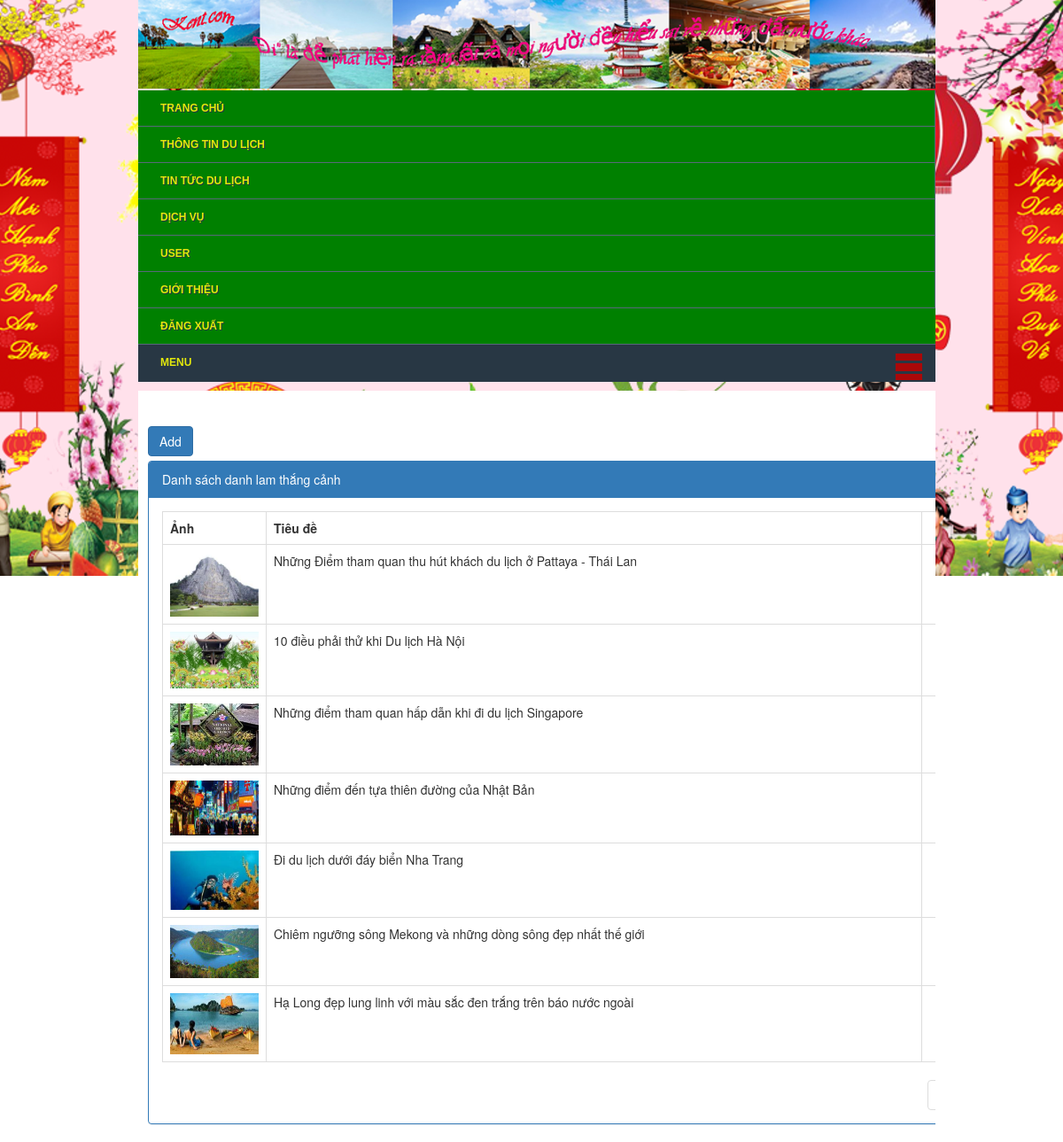
The app's page /admin.php?controller=danh_lam_thang_canh (signed in) with its own data.
### tables this page shows
CREATE TABLE `danh_lam_thang_canh` (
  `pk_id` int(11) NOT NULL,
  `hot` int(11) NOT NULL,
  `ten` varchar(500) NOT NULL,
  `noi_dung` text NOT NULL,
  `chi_tiet` text NOT NULL,
  `anh` varchar(500) NOT NULL
);

### controller/backend/controller_danh_lam_thang_canh.php (called while the page is built, shortened)
<?php
	class controller_danh_lam_thang_canh extends controller{
		public function __construct(){
			$so_ban_ghi_tren_1_trang = 10;
			$trang = isset($_GET["p"])&&$_GET["p"]>0?$_GET["p"]:1;
			$tu_ban_ghi = ($trang-1)*$so_ban_ghi_tren_1_trang;
			$arr = $this->model->fetch("select * from danh_lam_thang_canh order by pk_id desc limit $tu_ban_ghi,$so_ban_ghi_tren_1_trang");
			include "view/backend/view_danh_lam_thang_canh.php";
		}
	}
	new controller_danh_lam_thang_canh();
 ?>

### application/controller.php (called while the page is built, shortened)
<?php
	class controller{
		public function __construct(){
			$this->model = new model();
		}
	}
?>

### application/model.php (called while the page is built, shortened)
<?php
	class model{
		public function fetch($sql){
			global $link;
			$result = mysqli_query($link,$sql);
			$arr = array();
			while($rows = mysqli_fetch_array($result))
				$arr[] = $rows;
			return $arr;
		}
	}
 ?>

### view/backend/view_danh_lam_thang_canh.php (the view, shortened to what this page needs)
<div class="col-md-10 col-xs-offset-1" style="width: 1020px; margin-top: 40px; margin-left: -9px;">
	<div style="margin-bottom: 5px;">
		<a href="admin.php?controller=add_edit_danh_lam_thang_canh&act=add" class="btn btn-primary">Add</a>
	</div>
	<div class="panel panel-primary">
		<div class="panel-heading">Danh sách danh lam thắng cảnh</div>
		<div class="panel-body">
			<table class="table table-hover table-bordered">
				<tr>
					<th style="width: 100px;">Ảnh</th>
					<th>Tiêu đề</th>
					<th style="width: 100px; text-align: center;">
					</th>
					<?php
						foreach($arr as $rows)
						{
					 ?>
					<tr>
						<td style="text-align: center;">
							<img src="public/frontend/upload/danh_lam_thang_canh/<?php echo $rows["anh"]; ?>" style="width:100px;">
						</td>
						<td><?php echo $rows["ten"]; ?></td>
						<td style="text-align: center;">
						</td>
					</tr>
					<?php } ?>
				</tr>
			</table>
			<div>
				<ul class="pagination pull-right">
					<li><a href="#">Trang</a></li>
				</ul>
			</div>
		</div>
	</div>
</div>

### public/frontend/css/common.css (style rules this page uses)
body { padding: 0; margin: 0; font-family: 'FontAwesome'; font-size: 14px; }
body { word-wrap: break-word; background-attachment: fixed; background-color: #fff; background-repeat: no-repeat; background-position: top center; height: 100%; overflow: hidden; overflow-y: scroll; }

### public/frontend/css/responsive.css (style rules this page uses)
[class*="col-"] { float: left; margin-left: 13.5%; }
* { box-sizing: border-box; }

### public/backend/css/base.css (style rules this page uses)
a { text-decoration: none; color: #0838f4; }

### view/backend/view_danh_lam_thang_canh.php (style rules this page uses)
.pagination { padding: 0px; margin: 0px; }

### records on screen
danh_lam_thang_canh: anh (picture), ten "Những Điểm tham quan thu hút khách du lịch ở Pattaya - Thái Lan"
danh_lam_thang_canh: anh (picture), ten "10 điều phải thử khi Du lịch Hà Nội"
danh_lam_thang_canh: anh (picture), ten "Những điểm tham quan hấp dẫn khi đi du lịch Singapore"
danh_lam_thang_canh: anh (picture), ten "Những điểm đến tựa thiên đường của Nhật Bản"
danh_lam_thang_canh: anh (picture), ten "Đi du lịch dưới đáy biển Nha Trang"
danh_lam_thang_canh: anh (picture), ten "Chiêm ngưỡng sông Mekong và những dòng sông đẹp nhất thế giới"
danh_lam_thang_canh: anh (picture), ten "Hạ Long đẹp lung linh với màu sắc đen trắng trên báo nước ngoài"
